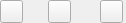
   <widget class="QWidget" name="tool_widget" native="true">
    <property name="geometry">
     <rect>
      <x>1780</x>
      <y>10</y>
      <width>126</width>
      <height>23</height>
     </rect>
    </property>
    <widget class="QPushButton" name="home_minimize">
     <property name="geometry">
      <rect>
       <x>0</x>
       <y>0</y>
       <width>23</width>
       <height>23</height>
      </rect>
     </property>
     <property name="sizePolicy">
      <sizepolicy hsizetype="Minimum" vsizetype="Fixed">
       <horstretch>57</horstretch>
       <verstretch>57</verstretch>
      </sizepolicy>
     </property>
     <property name="styleSheet">
      <string notr="true">QPushButton{
border-image: url(:/img/btn/minimum_btn.png);
}

QPushButton:hover	 {
border-image: url(:/img/btn/minimum_btn2.png);
}

QPushButton:pressed{url(:/img/btn/minimum_btn.png);
}
</string>
     </property>
     <property name="text">
      <string/>
     </property>
    </widget>
    <widget class="QPushButton" name="home_maximize">
     <property name="geometry">
      <rect>
       <x>48</x>
       <y>0</y>
       <width>23</width>
       <height>23</height>
      </rect>
     </property>
     <property name="styleSheet">
      <string notr="true">
QPushButton#home_maximize{
border-image: url(:/img/btn/maximize.png);
}

QPushButton#home_maximize:hover	 {
border-image: url(:/img/btn/maximize2.png);
}

QPushButton#home_maximize:pressed{url(:/img/btn/maximize2.png);
}



</string>
     </property>
     <property name="text">
      <string/>
     </property>
    </widget>
    <widget class="QPushButton" name="home_close">
     <property name="geometry">
      <rect>
       <x>100</x>
       <y>0</y>
       <width>23</width>
       <height>23</height>
      </rect>
     </property>
     <property name="styleSheet">
      <string notr="true">QPushButton{
border-image: url(:/img/btn/closure.png);
}

QPushButton:hover	 {
border-image: url(:/img/btn/closure2.png);
}

QPushButton:pressed{url(:/img/btn/closure2.png);
}
</string>
     </property>
     <property name="text">
      <string/>
     </property>
    </widget>
   </widget>
